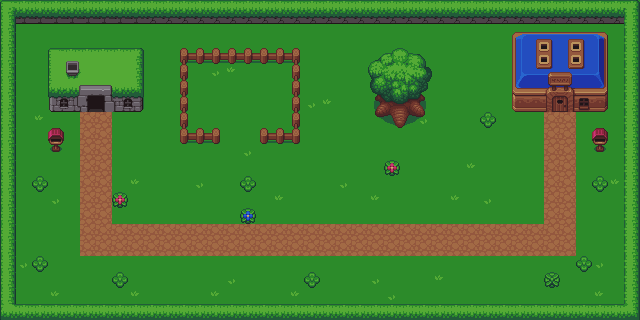

This game map was drawn from its Tiled (.tmx) file and the tilesets committed beside it. A one-line description and the trimmed map source follow:
An orthogonal 40x20 tile map with 16x16 px tiles, 3 tile layers (floor, walls, top) and 26 objects.

<map version="1.10" tiledversion="1.11.2" orientation="orthogonal" renderorder="right-down" width="40" height="20" tilewidth="16" tileheight="16" infinite="0" nextlayerid="6" nextobjectid="35">
 <editorsettings>
  <export target="town1.lua" format="lua" />
 </editorsettings>
 <tileset firstgid="1" name="buch_tiles" tilewidth="16" tileheight="16" tilecount="350" columns="25">
  <image source="tilesets/buch_tiles.png" width="400" height="224" />
 </tileset>
 <layer id="1" name="floor" width="40" height="20">
  <data>[800 cells, 800 non-empty, 4 distinct tile ids]</data>
 </layer>
 <layer id="2" name="walls" width="40" height="20">
  <data>[800 cells, 257 non-empty, 91 distinct tile ids]</data>
 </layer>
 <layer id="5" name="top" width="40" height="20">
  <data>[800 cells, 10 non-empty, 9 distinct tile ids]</data>
 </layer>
 <objectgroup id="4" name="object_walls" visible="0">
  <object id="3" x="0" y="0" width="640" height="16" />
  <object id="4" x="624" y="16" width="16" height="288" />
  <object id="5" x="0" y="16" width="16" height="288" />
  <object id="7" x="0" y="304" width="640" height="16" />
  <object id="8" x="48" y="48" width="96" height="64" />
  <object id="10" x="176" y="48" width="16" height="96" />
  <object id="11" x="192" y="48" width="96" height="16" />
  <object id="12" x="288" y="48" width="16" height="96" />
  <object id="13" x="256" y="128" width="32" height="16" />
  <object id="14" x="192" y="128" width="32" height="16" />
  <object id="15" x="512" y="32" width="96" height="80" />
  <object id="16" x="592" y="144" width="16" height="16" />
  <object id="17" x="48" y="144" width="16" height="16" />
  <object id="18" x="32" y="176" width="16" height="16" />
  <object id="19" x="112" y="192" width="16" height="16" />
  <object id="20" x="240" y="208" width="16" height="16" />
  <object id="22" x="240" y="176" width="16" height="16" />
  <object id="23" x="384" y="160" width="16" height="16" />
  <object id="25" x="304" y="272" width="16" height="16" />
  <object id="26" x="112" y="272" width="16" height="16" />
  <object id="27" x="32" y="256" width="16" height="16" />
  <object id="28" x="544" y="272" width="16" height="16" />
  <object id="29" x="576" y="256" width="16" height="16" />
  <object id="30" x="592" y="176" width="16" height="16" />
  <object id="31" x="480" y="112" width="16" height="16" />
  <object id="33" x="368" y="80" width="64" height="48" />
 </objectgroup>
</map>
